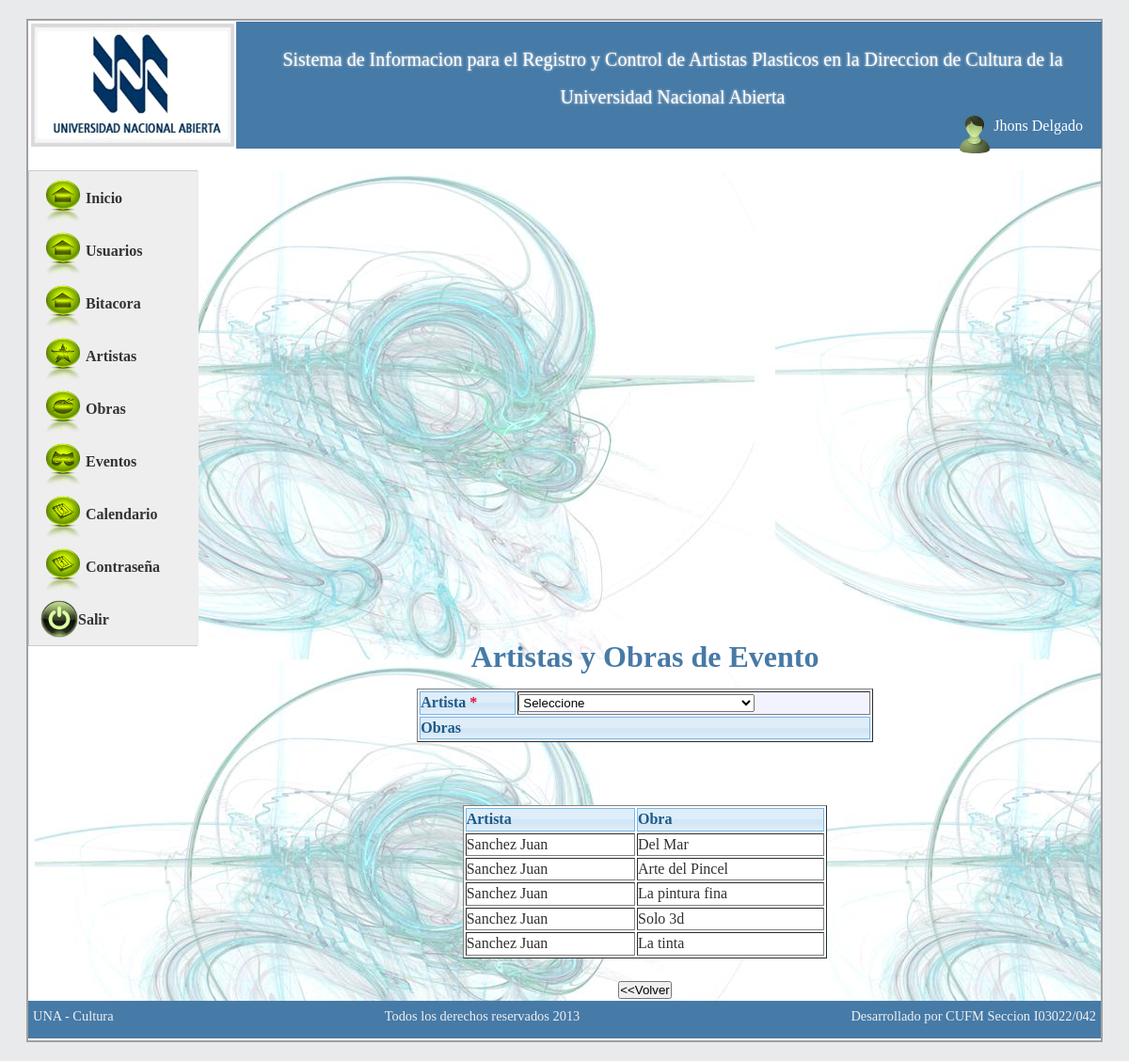
Screenshot of /sistema/controller/evento_artista.php?id=14 (signed in) with the database file from the repository.
### tables this page shows
CREATE TABLE IF NOT EXISTS `usuarios` (
  `id_usuarios` int(11) NOT NULL AUTO_INCREMENT,
  `usuario` varchar(50) NOT NULL,
  `clave` text NOT NULL,
  `estatus` int(1) NOT NULL,
  `usuario_reg` int(11) NOT NULL,
  `fecha_reg` date NOT NULL,
  `hora_reg` time NOT NULL,
  `usuario_mod` int(11) NOT NULL,
  `fecha_mod` date NOT NULL,
  `hora_mod` time NOT NULL,
  `intentos` int(11) NOT NULL,
  `tipo` varchar(10) NOT NULL,
  `nombre` varchar(100) NOT NULL,
  `apellido` varchar(100) NOT NULL,
  `tipo_cedula` varchar(1) NOT NULL,
  `num_cedula` int(11) NOT NULL,
  `email` varchar(100) DEFAULT NULL,
  `telefono` varchar(11) DEFAULT NULL,
  `cambioclave` varchar(1) NOT NULL DEFAULT 's',
  `session` int(11) NOT NULL DEFAULT '0',
  PRIMARY KEY (`id_usuarios`),
  UNIQUE KEY `usuario` (`usuario`),
  KEY `estatus` (`estatus`)
);

CREATE TABLE IF NOT EXISTS `obras` (
  `id_obras` int(11) NOT NULL AUTO_INCREMENT,
  `titulo` varchar(60) NOT NULL,
  `tecnica` varchar(50) NOT NULL,
  `dimensiones` varchar(50) NOT NULL,
  `valor` int(50) NOT NULL,
  `para_la_venta` tinyint(1) NOT NULL,
  `observaciones` varchar(255) DEFAULT NULL,
  `fecha_reg` date NOT NULL,
  `hora_reg` time NOT NULL,
  `usuario_reg` int(11) NOT NULL,
  `fecha_mod` date DEFAULT NULL,
  `hora_mod` time DEFAULT NULL,
  `usuario_mod` int(11) DEFAULT NULL,
  `estatus` int(11) NOT NULL,
  `id_artistas` int(11) NOT NULL,
  `codigo_una` varchar(100) NOT NULL,
  `fecha_obra` date NOT NULL,
  `foto` text NOT NULL,
  PRIMARY KEY (`id_obras`),
  UNIQUE KEY `id_obras` (`id_obras`),
  KEY `id_artistas` (`id_artistas`),
  KEY `id_artistas_2` (`id_artistas`),
  KEY `estatus` (`estatus`)
);

CREATE TABLE IF NOT EXISTS `artistas` (
  `id_artistas` int(11) NOT NULL AUTO_INCREMENT,
  `tp_cedula` char(1) NOT NULL,
  `num_cedula` int(20) NOT NULL,
  `nombre` varchar(50) NOT NULL,
  `apellido` varchar(50) NOT NULL,
  `direccion` text NOT NULL,
  `estado` int(11) NOT NULL,
  `telefono` int(20) NOT NULL,
  `correo` varchar(50) NOT NULL,
  `num_obras` int(11) NOT NULL,
  `fecha_reg` date DEFAULT NULL,
  `usuario_reg` int(11) DEFAULT NULL,
  `hora_reg` time DEFAULT NULL,
  `estatus` int(11) NOT NULL,
  `usuario_mod` int(11) NOT NULL,
  `fecha_mod` date NOT NULL,
  `hora_mod` time NOT NULL,
  PRIMARY KEY (`id_artistas`),
  KEY `estatus` (`estatus`),
  KEY `estado` (`estado`)
);

### sistema/controller/evento_artista.php (called while the page is built, shortened)
<?php
if (isset($_GET['id'])) {
    $id_evento = $_GET['id'];
    $obra_arista = new EventosObras();
    $listado_obras_artista = $obra_arista->consulta_obras_artista($id_evento);
} else {
    $ruta = '../views/index.php';
}
include '../web/layout/index.php';
?>

### sistema/model/BDculturaconexion.php (called while the page is built, shortened)
<?php
class BDculturaconexion {
    private $conexion;
    public function conectar() {
        if (!isset($this->conexion)) {
            $this->conexion = (mysql_connect("localhost", "root", "12345678")) or die(mysql_error());
        }
    }
    public function ejecutarsql($sql) {
        $resultado = mysql_query($sql, $this->conexion);
        return $resultado;
    }
}
?>

### sistema/model/Usuarios.php (called while the page is built, shortened)
<?php
class Usuarios extends BDculturaconexion {
    public function detalle($id) {
        $sql = "Select * from usuarios WHERE id_usuarios = '$id'";
        $consulta = $this->ejecutarsql($sql);
        return $consulta;
    }
}
?>

### sistema/model/EventosObras.php (called while the page is built, shortened)
<?php
class EventosObras extends BDculturaconexion {
    public function consulta_obras_artista($id_evento) {
        $sql = "select obras.titulo, obras.id_obras, artistas.id_artistas, artistas.nombre, artistas.apellido from eventos_obras
                            INNER JOIN artistas ON (artistas.id_artistas = eventos_obras.id_artistas)
                 INNER JOIN obras ON (obras.id_obras = eventos_obras.id_obras)
where id_eventos = '$id_evento'
ORDER BY artistas.nombre
                ";
        $consulta = $this->ejecutarsql($sql);
        return $consulta;
    }
}
?>

### sistema/views/agenda/artista_evento.php (the view, shortened to what this page needs)
<div align="center">
    <h1 style="color: #467aa7;">Artistas y Obras de Evento</h1>
    <br/>
    <form id="form1" name="form1" method="post" action="evento_artista.php?id=<?php echo $id_evento; ?>" >
        <table width="50%" border="1" style="background-color: #F2F3FF">
            <tr>
                <td width="100px" class="ui-state-hover">Artista <span style="color: #D14;">*</span></td>
                <td>
                    <select name="id_artistas" id="id_artistas" onchange="this.form.submit()">
                        <option value="">Seleccione</option>
                    </select>
                </td>
            </tr>
            <tr>
                <td class="ui-state-hover" colspan="2">Obras</td>
            </tr>
        </table>
        <br />
    </form>
    <br />
     <br />
        <table width="40%" style="background-color: #FFF;" border="1">
        <tr>
            <td class="ui-state-hover">Artista</td>
            <td class="ui-state-hover">Obra</td>
        </tr>
        <?php while ($valor = mysql_fetch_array($listado_obras_artista)) { ?>
            <tr>
                <td><?php echo ucfirst($valor['apellido']).' '.ucfirst($valor['nombre']); ?></td>
                <td><?php echo ucfirst($valor['titulo']); ?></td>
            </tr>
<?php }
?>
    </table>
 <br />
        <input type="button" name="volver" id="volver" value="&lt;&lt;Volver" onclick="location.href = 'detalle_evento.php?p=e&id=<?php echo @$_GET['id'] ?>'" />
</div>

### sistema/web/layout/header.php
<div id="header">
    <div style="width: 20%; float: left">
        <img src="../web/image/logo.png" alt="logo" />
    </div>
    <div style="width: 80%; float: right;">
        <p style="font-size: 20px; line-height: 40px; text-align: center; margin-left: 30px; margin-right: 30px; margin-top: 20px; text-shadow: 0px 0px 3px #F2F2F2;" >
            Sistema de Informacion para el Registro y Control de Artistas Plasticos en la Direccion de Cultura de la Universidad Nacional Abierta
        </p>
 <?php
        if ($_SESSION['usuario'] != '') {
            ?>
    <div style="color: #FFF; font-size: 16px; width: 200px; float: right; margin-right: 20px;" >
        <?php
        $id = @$_SESSION['usuario'];
        $user = new Usuarios();
        $usuario = $user->detalle($id);
        $usuario = mysql_fetch_array($usuario);
        ?>
        <div style="float: right;">
        <p style="float: right;"> <span style="margin-top: 1px;"><?php echo ucfirst($usuario['nombre']) . ' ' . ucfirst($usuario['apellido']); ?></span>   </p>
           </div>
        <div style="float: right;" ><img src="../web/css/images/usuario.png" width="40" /></div>
    </div>
        <?php } ?>
    </div>
</div>

### sistema/web/css/style_plantilla.css (style rules this page uses)
body { Tahoma,Arial,sans-serif;line-height:1.4em;text-align:center;color:#303030;background:#e8eaec }
* { margin:0;padding:0 }
#header { height:135px;width:100%;margin:0 1px 1px 1px;background:#467aa7;color:#fff }

### rows the page displays
usuarios: nombre "Jhons", apellido "Delgado"
obras: id_artistas.apellido "Sanchez", id_artistas.nombre "Juan", titulo "Del Mar"
obras: id_artistas.apellido "Sanchez", id_artistas.nombre "Juan", titulo "Arte del Pincel"
obras: id_artistas.apellido "Sanchez", id_artistas.nombre "Juan", titulo "La pintura fina"
obras: id_artistas.apellido "Sanchez", id_artistas.nombre "Juan", titulo "Solo 3d"
obras: id_artistas.apellido "Sanchez", id_artistas.nombre "Juan", titulo "La tinta"
